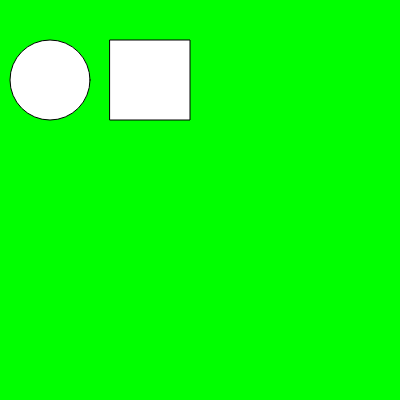
Frame 1 (no input)
Frame 60 (no input): identical to frame 1, image omitted
Frame 120 (the mouse pressed at the canvas centre since frame 60): identical to frame 1, image omitted

The p5.js sketch that drew this single still picture (run headless with seeded random() and noise() and a simulated clock; from frame 60 on, the mouse is pressed at the canvas centre):

// p5.js sketch
// ── sketch.js
function setup() {
    createCanvas(400, 400);
}

function draw() {
    background(0,255,0);
    ellipse(50,80,80);
    rect(110,40,80);

}



// ── sketch3.js
function setup() {
    createCanvas(400, 400);
}
  
function draw() {
    noStroke();
    background(0);
    //pacman
    fill(255,255,0);
    arc(50,70,80,80,PI+PI/4,PI/2+PI/4);
    //ghost top
    fill(255,0,0);
    arc(150,70,80,80,PI,2*PI);
    //ghost bottom
    rect(110,70,80,40);
    //ghost eyes
    fill(255,255,255);
    ellipse(130,70,25);
    ellipse(170,70,25);
    fill(0,0,255);
    ellipse(130,70,15);
    ellipse(170,70,15);
  
}
// ── sketch4.js
function setup() {
    createCanvas(200, 200);
}

function draw(){
    background("navy");
    stroke(255);
    strokeWeight(3);
    fill("green");
    ellipse(width/2,height/2,100); 
    fill("red");
    beginShape();
        vertex(100, 50); 
        vertex(115, 85); 
        vertex(150, 85); 
        vertex(120, 105); 
        vertex(130, 140); 
        vertex(100, 120);
        vertex(70, 140); 
        vertex(80, 105);
        vertex(50,85); 
        vertex(85,85); 
    endShape(CLOSE);

}
